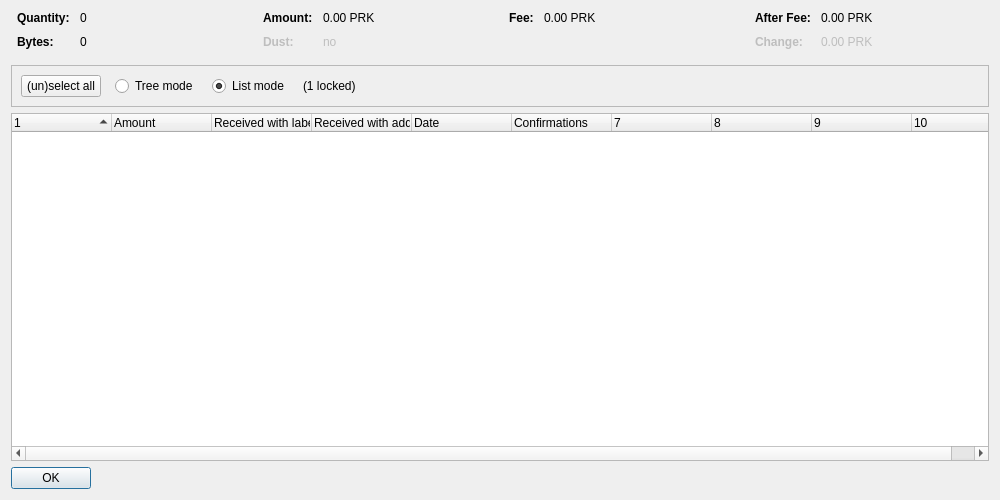
<?xml version="1.0" encoding="UTF-8"?>
<ui version="4.0">
 <class>CoinControlDialog</class>
 <widget class="QDialog" name="CoinControlDialog">
  <property name="geometry">
   <rect>
    <x>0</x>
    <y>0</y>
    <width>1000</width>
    <height>500</height>
   </rect>
  </property>
  <property name="windowTitle">
   <string>Coin Selection</string>
  </property>
  <layout class="QVBoxLayout" name="verticalLayout">
   <item>
    <layout class="QHBoxLayout" name="horizontalLayoutTop" stretch="0,0,0,0">
     <property name="topMargin">
      <number>0</number>
     </property>
     <property name="bottomMargin">
      <number>10</number>
     </property>
     <item>
      <layout class="QFormLayout" name="formLayoutCoinControl1">
       <property name="horizontalSpacing">
        <number>10</number>
       </property>
       <property name="verticalSpacing">
        <number>10</number>
       </property>
       <property name="leftMargin">
        <number>6</number>
       </property>
       <property name="rightMargin">
        <number>6</number>
       </property>
       <item row="0" column="0">
        <widget class="QLabel" name="labelCoinControlQuantityText">
         <property name="font">
          <font>
           <weight>75</weight>
           <bold>true</bold>
          </font>
         </property>
         <property name="text">
          <string>Quantity:</string>
         </property>
        </widget>
       </item>
       <item row="0" column="1">
        <widget class="QLabel" name="labelCoinControlQuantity">
         <property name="cursor">
          <cursorShape>IBeamCursor</cursorShape>
         </property>
         <property name="contextMenuPolicy">
          <enum>Qt::ActionsContextMenu</enum>
         </property>
         <property name="text">
          <string notr="true">0</string>
         </property>
         <property name="textInteractionFlags">
          <set>Qt::LinksAccessibleByMouse|Qt::TextSelectableByKeyboard|Qt::TextSelectableByMouse</set>
         </property>
        </widget>
       </item>
       <item row="1" column="0">
        <widget class="QLabel" name="labelCoinControlBytesText">
         <property name="font">
          <font>
           <weight>75</weight>
           <bold>true</bold>
          </font>
         </property>
         <property name="text">
          <string>Bytes:</string>
         </property>
        </widget>
       </item>
       <item row="1" column="1">
        <widget class="QLabel" name="labelCoinControlBytes">
         <property name="cursor">
          <cursorShape>IBeamCursor</cursorShape>
         </property>
         <property name="contextMenuPolicy">
          <enum>Qt::ActionsContextMenu</enum>
         </property>
         <property name="text">
          <string notr="true">0</string>
         </property>
         <property name="textInteractionFlags">
          <set>Qt::LinksAccessibleByMouse|Qt::TextSelectableByKeyboard|Qt::TextSelectableByMouse</set>
         </property>
        </widget>
       </item>
      </layout>
     </item>
     <item>
      <layout class="QFormLayout" name="formLayoutCoinControl2">
       <property name="horizontalSpacing">
        <number>10</number>
       </property>
       <property name="verticalSpacing">
        <number>10</number>
       </property>
       <property name="leftMargin">
        <number>6</number>
       </property>
       <property name="rightMargin">
        <number>6</number>
       </property>
       <item row="0" column="0">
        <widget class="QLabel" name="labelCoinControlAmountText">
         <property name="font">
          <font>
           <weight>75</weight>
           <bold>true</bold>
          </font>
         </property>
         <property name="text">
          <string>Amount:</string>
         </property>
        </widget>
       </item>
       <item row="0" column="1">
        <widget class="QLabel" name="labelCoinControlAmount">
         <property name="cursor">
          <cursorShape>IBeamCursor</cursorShape>
         </property>
         <property name="contextMenuPolicy">
          <enum>Qt::ActionsContextMenu</enum>
         </property>
         <property name="text">
          <string notr="true">0.00 PRK</string>
         </property>
         <property name="textInteractionFlags">
          <set>Qt::LinksAccessibleByMouse|Qt::TextSelectableByKeyboard|Qt::TextSelectableByMouse</set>
         </property>
        </widget>
       </item>
       <item row="1" column="0">
        <widget class="QLabel" name="labelCoinControlLowOutputText">
         <property name="enabled">
          <bool>false</bool>
         </property>
         <property name="font">
          <font>
           <weight>75</weight>
           <bold>true</bold>
          </font>
         </property>
         <property name="text">
          <string>Dust:</string>
         </property>
        </widget>
       </item>
       <item row="1" column="1">
        <widget class="QLabel" name="labelCoinControlLowOutput">
         <property name="enabled">
          <bool>false</bool>
         </property>
         <property name="cursor">
          <cursorShape>IBeamCursor</cursorShape>
         </property>
         <property name="contextMenuPolicy">
          <enum>Qt::ActionsContextMenu</enum>
         </property>
         <property name="text">
          <string notr="true">no</string>
         </property>
         <property name="textInteractionFlags">
          <set>Qt::LinksAccessibleByMouse|Qt::TextSelectableByKeyboard|Qt::TextSelectableByMouse</set>
         </property>
        </widget>
       </item>
      </layout>
     </item>
     <item>
      <layout class="QFormLayout" name="formLayoutCoinControl3">
       <property name="horizontalSpacing">
        <number>10</number>
       </property>
       <property name="verticalSpacing">
        <number>10</number>
       </property>
       <property name="leftMargin">
        <number>6</number>
       </property>
       <property name="rightMargin">
        <number>6</number>
       </property>
       <item row="0" column="0">
        <widget class="QLabel" name="labelCoinControlFeeText">
         <property name="font">
          <font>
           <weight>75</weight>
           <bold>true</bold>
          </font>
         </property>
         <property name="text">
          <string>Fee:</string>
         </property>
        </widget>
       </item>
       <item row="0" column="1">
        <widget class="QLabel" name="labelCoinControlFee">
         <property name="cursor">
          <cursorShape>IBeamCursor</cursorShape>
         </property>
         <property name="contextMenuPolicy">
          <enum>Qt::ActionsContextMenu</enum>
         </property>
         <property name="text">
          <string notr="true">0.00 PRK</string>
         </property>
         <property name="textInteractionFlags">
          <set>Qt::LinksAccessibleByMouse|Qt::TextSelectableByKeyboard|Qt::TextSelectableByMouse</set>
         </property>
        </widget>
       </item>
      </layout>
     </item>
     <item>
      <layout class="QFormLayout" name="formLayoutCoinControl4">
       <property name="horizontalSpacing">
        <number>10</number>
       </property>
       <property name="verticalSpacing">
        <number>10</number>
       </property>
       <property name="leftMargin">
        <number>6</number>
       </property>
       <property name="rightMargin">
        <number>6</number>
       </property>
       <item row="0" column="0">
        <widget class="QLabel" name="labelCoinControlAfterFeeText">
         <property name="font">
          <font>
           <weight>75</weight>
           <bold>true</bold>
          </font>
         </property>
         <property name="text">
          <string>After Fee:</string>
         </property>
        </widget>
       </item>
       <item row="0" column="1">
        <widget class="QLabel" name="labelCoinControlAfterFee">
         <property name="cursor">
          <cursorShape>IBeamCursor</cursorShape>
         </property>
         <property name="contextMenuPolicy">
          <enum>Qt::ActionsContextMenu</enum>
         </property>
         <property name="text">
          <string notr="true">0.00 PRK</string>
         </property>
         <property name="textInteractionFlags">
          <set>Qt::LinksAccessibleByMouse|Qt::TextSelectableByKeyboard|Qt::TextSelectableByMouse</set>
         </property>
        </widget>
       </item>
       <item row="1" column="0">
        <widget class="QLabel" name="labelCoinControlChangeText">
         <property name="enabled">
          <bool>false</bool>
         </property>
         <property name="font">
          <font>
           <weight>75</weight>
           <bold>true</bold>
          </font>
         </property>
         <property name="text">
          <string>Change:</string>
         </property>
        </widget>
       </item>
       <item row="1" column="1">
        <widget class="QLabel" name="labelCoinControlChange">
         <property name="enabled">
          <bool>false</bool>
         </property>
         <property name="cursor">
          <cursorShape>IBeamCursor</cursorShape>
         </property>
         <property name="contextMenuPolicy">
          <enum>Qt::ActionsContextMenu</enum>
         </property>
         <property name="text">
          <string notr="true">0.00 PRK</string>
         </property>
         <property name="textInteractionFlags">
          <set>Qt::LinksAccessibleByMouse|Qt::TextSelectableByKeyboard|Qt::TextSelectableByMouse</set>
         </property>
        </widget>
       </item>
      </layout>
     </item>
    </layout>
   </item>
   <item>
    <widget class="QFrame" name="frame">
     <property name="minimumSize">
      <size>
       <width>0</width>
       <height>40</height>
      </size>
     </property>
     <property name="frameShape">
      <enum>QFrame::StyledPanel</enum>
     </property>
     <property name="frameShadow">
      <enum>QFrame::Sunken</enum>
     </property>
     <layout class="QHBoxLayout" name="horizontalLayout">
      <item>
       <layout class="QHBoxLayout" name="horizontalLayoutPanel" stretch="0,0,0,0,0">
        <property name="spacing">
         <number>14</number>
        </property>
        <item>
         <widget class="QPushButton" name="pushButtonSelectAll">
          <property name="sizePolicy">
           <sizepolicy hsizetype="Maximum" vsizetype="Fixed">
            <horstretch>0</horstretch>
            <verstretch>0</verstretch>
           </sizepolicy>
          </property>
          <property name="text">
           <string>(un)select all</string>
          </property>
          <property name="autoDefault">
           <bool>false</bool>
          </property>
         </widget>
        </item>
        <item>
         <widget class="QRadioButton" name="radioTreeMode">
          <property name="sizePolicy">
           <sizepolicy hsizetype="Maximum" vsizetype="Fixed">
            <horstretch>0</horstretch>
            <verstretch>0</verstretch>
           </sizepolicy>
          </property>
          <property name="text">
           <string>Tree mode</string>
          </property>
         </widget>
        </item>
        <item>
         <widget class="QRadioButton" name="radioListMode">
          <property name="sizePolicy">
           <sizepolicy hsizetype="Maximum" vsizetype="Fixed">
            <horstretch>0</horstretch>
            <verstretch>0</verstretch>
           </sizepolicy>
          </property>
          <property name="text">
           <string>List mode</string>
          </property>
          <property name="checked">
           <bool>true</bool>
          </property>
         </widget>
        </item>
        <item>
         <widget class="QLabel" name="labelLocked">
          <property name="text">
           <string notr="true">(1 locked)</string>
          </property>
         </widget>
        </item>
        <item>
         <spacer name="horizontalSpacer">
          <property name="orientation">
           <enum>Qt::Horizontal</enum>
          </property>
          <property name="sizeHint" stdset="0">
           <size>
            <width>40</width>
            <height>20</height>
           </size>
          </property>
         </spacer>
        </item>
       </layout>
      </item>
     </layout>
    </widget>
   </item>
   <item>
    <widget class="CoinControlTreeWidget" name="treeWidget">
     <property name="contextMenuPolicy">
      <enum>Qt::CustomContextMenu</enum>
     </property>
     <property name="sortingEnabled">
      <bool>false</bool>
     </property>
     <property name="columnCount">
      <number>10</number>
     </property>
     <attribute name="headerShowSortIndicator" stdset="0">
      <bool>true</bool>
     </attribute>
     <attribute name="headerStretchLastSection">
      <bool>false</bool>
     </attribute>
     <column>
      <property name="text">
       <string/>
      </property>
     </column>
     <column>
      <property name="text">
       <string>Amount</string>
      </property>
     </column>
     <column>
      <property name="text">
       <string>Received with label</string>
      </property>
     </column>
     <column>
      <property name="text">
       <string>Received with address</string>
      </property>
     </column>
     <column>
      <property name="text">
       <string>Date</string>
      </property>
     </column>
     <column>
      <property name="text">
       <string>Confirmations</string>
      </property>
      <property name="toolTip">
       <string>Confirmed</string>
      </property>
     </column>
     <column>
      <property name="text">
       <string/>
      </property>
     </column>
     <column>
      <property name="text">
       <string/>
      </property>
     </column>
     <column>
      <property name="text">
       <string/>
      </property>
     </column>
     <column>
      <property name="text">
       <string/>
      </property>
     </column>
    </widget>
   </item>
   <item>
    <widget class="QDialogButtonBox" name="buttonBox">
     <property name="sizePolicy">
      <sizepolicy hsizetype="Maximum" vsizetype="Fixed">
       <horstretch>0</horstretch>
       <verstretch>0</verstretch>
      </sizepolicy>
     </property>
     <property name="orientation">
      <enum>Qt::Horizontal</enum>
     </property>
     <property name="standardButtons">
      <set>QDialogButtonBox::Ok</set>
     </property>
    </widget>
   </item>
  </layout>
 </widget>
 <customwidgets>
  <customwidget>
   <class>CoinControlTreeWidget</class>
   <extends>QTreeWidget</extends>
   <header>coincontroltreewidget.h</header>
  </customwidget>
 </customwidgets>
 <resources/>
 <connections/>
</ui>
